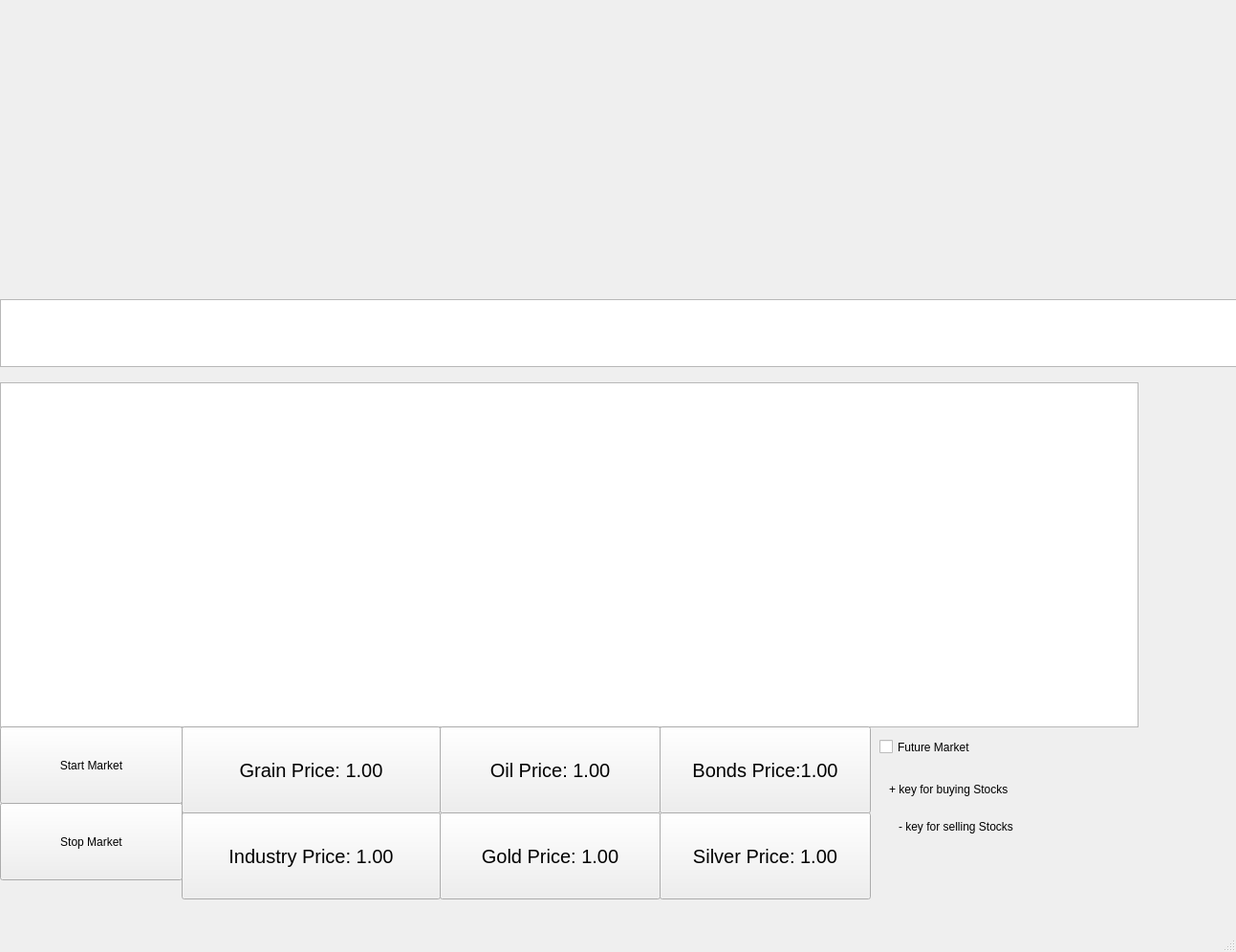
<?xml version="1.0" encoding="UTF-8"?>
<ui version="4.0">
 <class>MainWindow</class>
 <widget class="QMainWindow" name="MainWindow">
  <property name="geometry">
   <rect>
    <x>0</x>
    <y>0</y>
    <width>1293</width>
    <height>996</height>
   </rect>
  </property>
  <property name="sizePolicy">
   <sizepolicy hsizetype="Expanding" vsizetype="Expanding">
    <horstretch>0</horstretch>
    <verstretch>0</verstretch>
   </sizepolicy>
  </property>
  <property name="windowTitle">
   <string>Stock Ticker</string>
  </property>
  <property name="iconSize">
   <size>
    <width>20</width>
    <height>18</height>
   </size>
  </property>
  <property name="tabShape">
   <enum>QTabWidget::Rounded</enum>
  </property>
  <widget class="QWidget" name="centralwidget">
   <widget class="QTextEdit" name="Crawler">
    <property name="geometry">
     <rect>
      <x>0</x>
      <y>313</y>
      <width>1311</width>
      <height>71</height>
     </rect>
    </property>
    <property name="font">
     <font>
      <family>Courier New</family>
      <pointsize>24</pointsize>
      <weight>75</weight>
      <bold>true</bold>
      <kerning>false</kerning>
     </font>
    </property>
   </widget>
   <widget class="QTableView" name="Game_Info">
    <property name="geometry">
     <rect>
      <x>0</x>
      <y>400</y>
      <width>1191</width>
      <height>361</height>
     </rect>
    </property>
    <property name="frameShadow">
     <enum>QFrame::Plain</enum>
    </property>
    <property name="verticalScrollBarPolicy">
     <enum>Qt::ScrollBarAsNeeded</enum>
    </property>
    <property name="gridStyle">
     <enum>Qt::DashLine</enum>
    </property>
   </widget>
   <widget class="QPushButton" name="GrainButton">
    <property name="geometry">
     <rect>
      <x>190</x>
      <y>760</y>
      <width>271</width>
      <height>91</height>
     </rect>
    </property>
    <property name="font">
     <font>
      <pointsize>15</pointsize>
     </font>
    </property>
    <property name="text">
     <string>Grain Price: 1.00</string>
    </property>
   </widget>
   <widget class="QPushButton" name="BondsButton">
    <property name="geometry">
     <rect>
      <x>690</x>
      <y>760</y>
      <width>221</width>
      <height>91</height>
     </rect>
    </property>
    <property name="font">
     <font>
      <pointsize>15</pointsize>
     </font>
    </property>
    <property name="text">
     <string>Bonds Price:1.00</string>
    </property>
   </widget>
   <widget class="QPushButton" name="SilverButton">
    <property name="geometry">
     <rect>
      <x>690</x>
      <y>850</y>
      <width>221</width>
      <height>91</height>
     </rect>
    </property>
    <property name="font">
     <font>
      <pointsize>15</pointsize>
     </font>
    </property>
    <property name="text">
     <string>Silver Price: 1.00</string>
    </property>
   </widget>
   <widget class="QPushButton" name="IndustryButton">
    <property name="geometry">
     <rect>
      <x>190</x>
      <y>850</y>
      <width>271</width>
      <height>91</height>
     </rect>
    </property>
    <property name="font">
     <font>
      <pointsize>15</pointsize>
     </font>
    </property>
    <property name="text">
     <string>Industry Price: 1.00</string>
    </property>
   </widget>
   <widget class="QPushButton" name="OilButton">
    <property name="geometry">
     <rect>
      <x>460</x>
      <y>760</y>
      <width>231</width>
      <height>91</height>
     </rect>
    </property>
    <property name="font">
     <font>
      <pointsize>15</pointsize>
     </font>
    </property>
    <property name="text">
     <string>Oil Price: 1.00</string>
    </property>
   </widget>
   <widget class="QPushButton" name="GoldButton">
    <property name="geometry">
     <rect>
      <x>460</x>
      <y>850</y>
      <width>231</width>
      <height>91</height>
     </rect>
    </property>
    <property name="font">
     <font>
      <pointsize>15</pointsize>
     </font>
    </property>
    <property name="text">
     <string>Gold Price: 1.00</string>
    </property>
   </widget>
   <widget class="QPushButton" name="Market_Start">
    <property name="geometry">
     <rect>
      <x>0</x>
      <y>760</y>
      <width>191</width>
      <height>81</height>
     </rect>
    </property>
    <property name="text">
     <string>Start Market</string>
    </property>
   </widget>
   <widget class="QWidget" name="gridLayoutWidget">
    <property name="geometry">
     <rect>
      <x>0</x>
      <y>0</y>
      <width>1111</width>
      <height>311</height>
     </rect>
    </property>
    <layout class="QGridLayout" name="Display"/>
   </widget>
   <widget class="QPushButton" name="Market_Stop">
    <property name="geometry">
     <rect>
      <x>0</x>
      <y>840</y>
      <width>191</width>
      <height>81</height>
     </rect>
    </property>
    <property name="text">
     <string>Stop Market</string>
    </property>
   </widget>
   <widget class="QCheckBox" name="FutureMarket">
    <property name="enabled">
     <bool>true</bool>
    </property>
    <property name="geometry">
     <rect>
      <x>920</x>
      <y>770</y>
      <width>181</width>
      <height>23</height>
     </rect>
    </property>
    <property name="text">
     <string>Future Market</string>
    </property>
    <property name="checked">
     <bool>false</bool>
    </property>
   </widget>
   <widget class="QLabel" name="label">
    <property name="geometry">
     <rect>
      <x>930</x>
      <y>810</y>
      <width>321</width>
      <height>31</height>
     </rect>
    </property>
    <property name="text">
     <string>+ key for buying Stocks</string>
    </property>
   </widget>
   <widget class="QLabel" name="label_2">
    <property name="geometry">
     <rect>
      <x>940</x>
      <y>850</y>
      <width>281</width>
      <height>29</height>
     </rect>
    </property>
    <property name="text">
     <string>- key for selling Stocks</string>
    </property>
   </widget>
  </widget>
  <widget class="QMenuBar" name="menubar">
   <property name="geometry">
    <rect>
     <x>0</x>
     <y>0</y>
     <width>1293</width>
     <height>21</height>
    </rect>
   </property>
  </widget>
  <widget class="QStatusBar" name="statusbar"/>
 </widget>
 <resources/>
 <connections/>
</ui>
